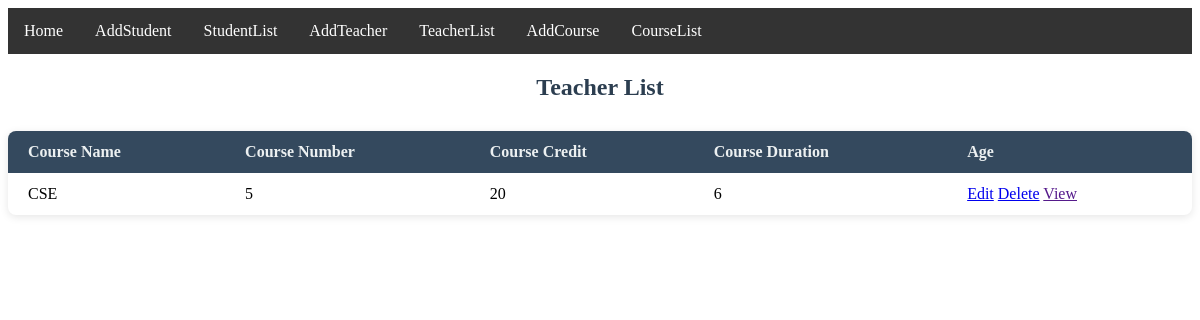
Before: /CourseList/ with the older database file.
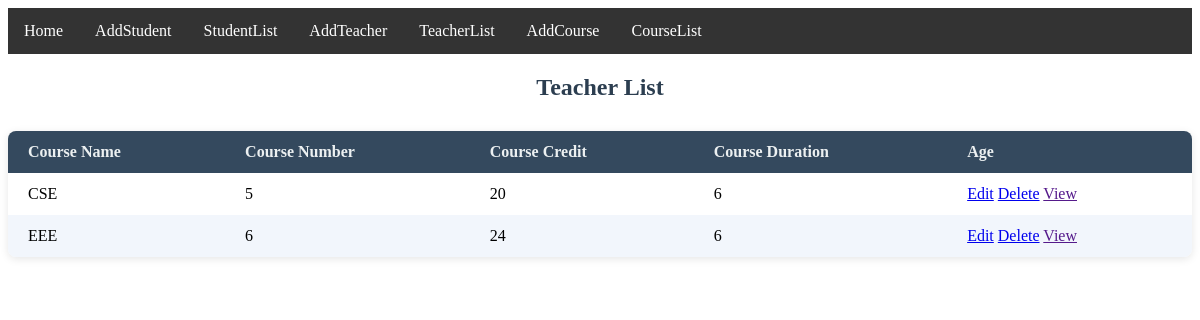
After: the same page with the newer database file.
### reviewApp/models.py (models this page shows)
class CourseModel(models.Model):
    Course_Name=models.CharField(max_length=100)
    Course_Number=models.IntegerField()
    Course_Credit=models.IntegerField()
    Course_Duration=models.IntegerField()

### reviewProject/views.py (the view)
# urls.py: path('CourseList/', CourseList,name='CourseList'),
def CourseList(request):
    courseData = CourseModel.objects.all()
    context={
        'courseList' : courseData,
    }
    return render(request,'CourseList.html',context)

### Template/CourseList.html (shortened to what this page needs)
{% extends 'master.html' %}
{% block body %}
<h2>Teacher List</h2>
<table>
  <thead>
  <tr>
    <th>Course Name</th>
    <th>Course Number</th>
    <th>Course Credit</th>
    <th>Course Duration</th>
    <th>Age</th>
  </tr>
  </thead>
{% for i in courseList %}
  <tr>
    <td>{{i.Course_Name}}</td>
    <td>{{i.Course_Number}}</td>
    <td>{{i.Course_Credit}}</td>
    <td>{{i.Course_Duration}}</td>
    <td class="actions">
        <a href="{% url 'editCourse' i.id %}">Edit</a>
        <a href=" {% url 'deleteCourse' i.id %}">Delete</a>
        <a href="">View</a>
      </td>
    </tr>
{% endfor %}
</table>
{% endblock body %}

Changed rows visible on the page:
added CourseModel: Course_Name "EEE", Course_Number "6", Course_Credit "24", Course_Duration "6"
